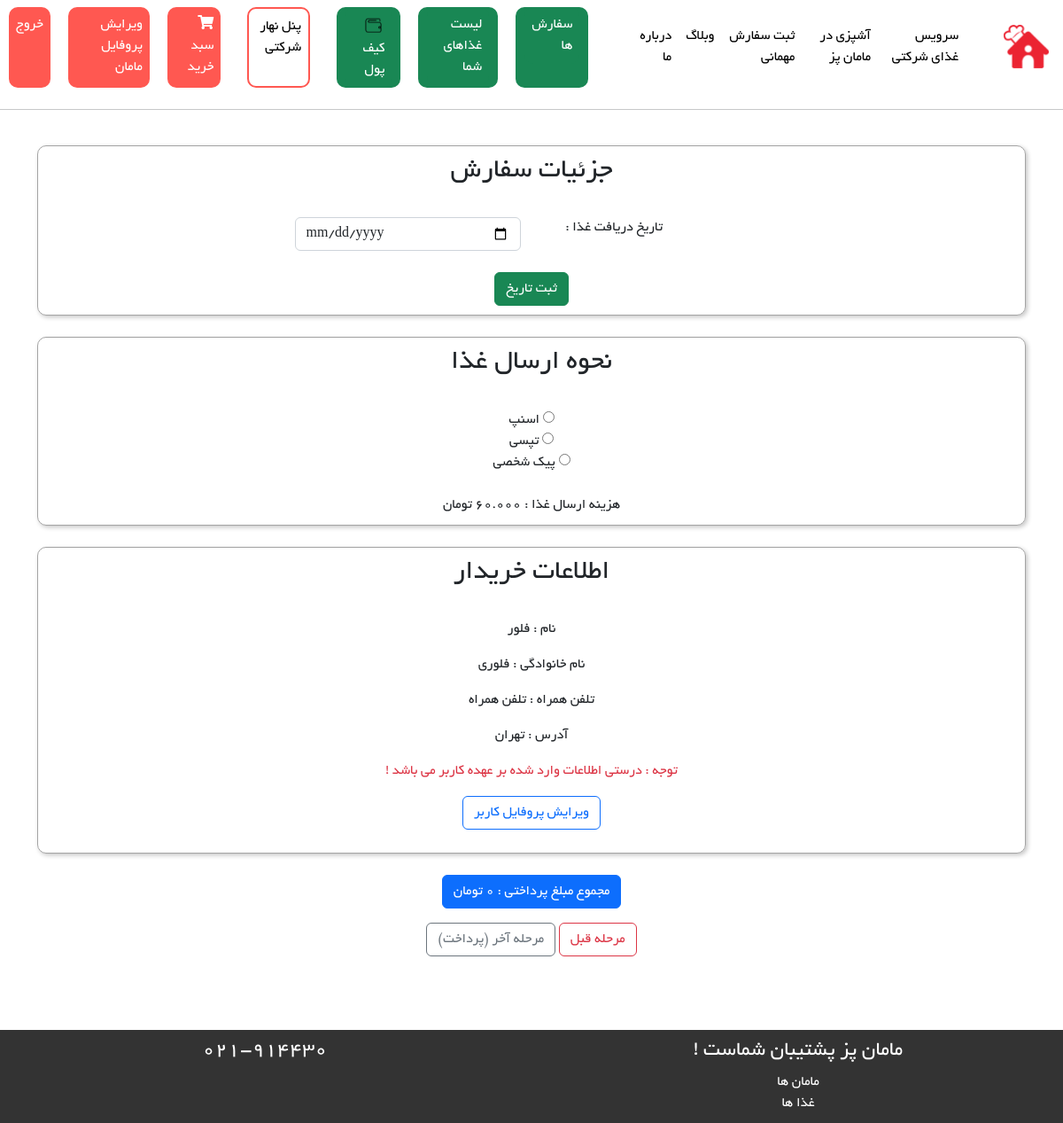
Page /order/order-info (signed in) on the committed database.
### BaseApp/models.py (models this page shows, shortened)
class User(AbstractUser):
    phone_number = models.CharField(max_length=20, null=True, blank=True)
    email_active_code = models.CharField(max_length=100, null=True, blank=True)
    address = models.TextField(null=True, blank=True)
    is_mom = models.BooleanField(default=False)
    is_company = models.BooleanField(default=False)
    class Meta:
        db_table = 'User'

### Order/views.py (the view)
# urls.py: path('order-info', views.order_info, name='order-info'),
def order_info(request):
    order_id = Order.objects.filter(user_id=request.user.id, is_paid=False).first()
    no_paid_order_details = OrderDetail.objects.filter(order_id=order_id, is_paid=False)
    sum = 0
    for item in no_paid_order_details:
        sum = item.food.food_price * item.count
    context = {
        'sum': sum
    }
    return render(request, 'Order/OrderInfo.html', context)

### Order/templates/Order/OrderInfo.html (shortened to what this page needs)
{% extends 'base/layout.html' %}
{% load static %}
{% load humanize %}
{% block HeaderLinks %}
    <link rel="stylesheet" href="{% static 'css/Order/order-info.css' %}">
{% endblock %}
{% block main %}
    <div class="row">
        <div class="col-12">
            <div class="main-box text-center">
                <h2>جزئیات سفارش</h2>
                <br>
                <div class="row text-center">
                    <div class="col-md-4"></div>
                    <div class="col-md-2">تاریخ دریافت غذا :</div>
                    <div class="col-md-3">
                        <input class="form-control" type="date" id="date">
                    </div>
                    <div class="col-md-3"></div>
                </div>
                <br/>
                <button class="btn btn-success" onclick="addDate()" id="save-date-btn">ثبت تاریخ</button>
                <br/>
            </div>
        </div>
    </div>
    <br/>
    <div class="row">
        <div class="col-12">
            <div class="main-box text-center">
                <h2>نحوه ارسال غذا</h2>
                <br>
                <div class="row">
                    <div class="col-md-3"></div>
                    <div class="col-md-6">
                        <form>
                            <input required type="radio" value="اسنپ"/>
                            <label>اسنپ</label>
                            <br/>
                            <input required type="radio"/>
                            <label>تپسی</label>
                            <br/>
                            <input required type="radio"/>
                            <label>پیک شخصی</label>
                        </form>
                    </div>
                    <div class="col-md-3"></div>
                </div>
                <br/>
                <div class="row">
                    <div class="col-12">هزینه ارسال غذا : 60.000 تومان</div>
                </div>
            </div>
        </div>
    </div>
    <br/>
    <div class="row">
        <div class="col-12">
            <div class="main-box text-center">
                <h2>اطلاعات خریدار</h2>
                <br>
                <p>نام : {{ request.user.first_name }}</p>
                <p>نام خانوادگی : {{ request.user.last_name }}</p>
                {% if request.user.phone_number == None %}
                    <p class="text-danger">تلفن همراه : {{ request.user.phone_number }}</p>
                {% else %}
                    <p>تلفن همراه : {{ request.user.phone_number }}</p>
                {% endif %}
                {% if request.user.address == '' %}
                    <p class="text-danger">آدرس : {{ request.user.address }}</p>
                {% else %}
                    <p>آدرس : {{ request.user.address }}</p>
                {% endif %}
                <p class="text-danger">توجه : درستی اطلاعات وارد شده بر عهده کاربر می باشد !</p>
                <a href="{% url 'UpdateUserProfile' %}">
                    <p class="btn btn-outline-primary">ویرایش پروفایل کاربر</p>
                </a>
            </div>
        </div>
    </div>
    <br/>
    <div class="row text-center">
        <div class="col-12">
            <p class="btn btn-primary">مجموع مبلغ پرداختی : {{ sum|intcomma }} تومان </p>
        </div>
    </div>
    <div class="row text-center">
        <div class="col-12">
            <a href="{% url 'Show-Cart' %}">
                <p class="btn btn-outline-danger">مرحله قبل</p>
            </a>
            <a id="payment-not-active">
                <p class="btn btn-outline-secondary" >مرحله آخر (پرداخت)</p>
            </a>
        </div>
    </div>
{% endblock %}

### static/css/base/layout-style.css (style rules this page uses)
body { font-family: 'Yekan'; direction: rtl; }
body { direction: rtl; }
a { text-decoration: none; color: black; }
body { margin-bottom: 100px; }

### static/css/Order/order-info.css (style rules this page uses)
.main-box { border: 1px solid rgba(152, 152, 152, 0.88); border-radius: 10px; padding: 10px; box-shadow: 2px 2px 5px rgba(197, 197, 197, 0.98); }

### rows in the picture
User: user.first_name "فلور", user.last_name "فلوری", user.phone_number "تلفن همراه", user.address "تهران"

### other values in the picture
{{ sum|intcomma }} "0"
